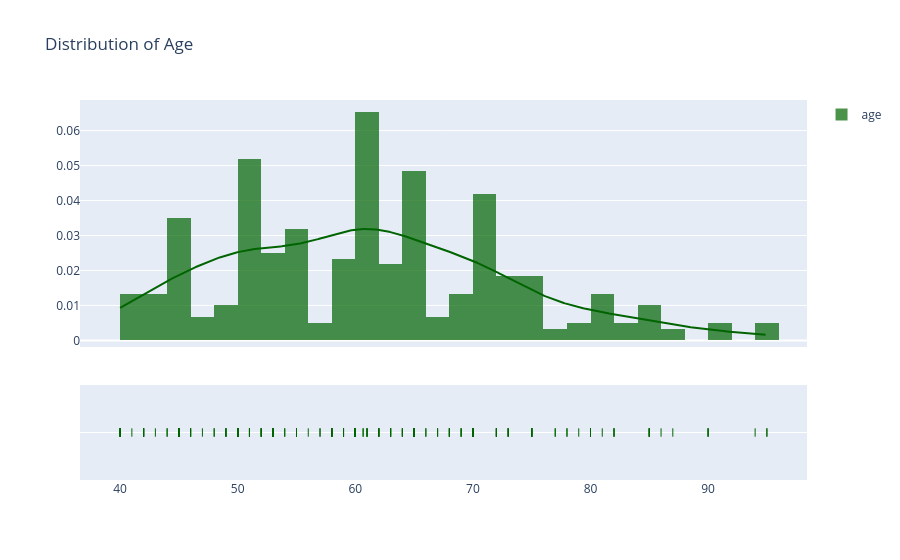

Notebook cell for this chart:
### Markdown cell above
#### Distribution of Age

### Code cell
hist_data = [heart_faliure_data["age"].values]
group_labels = ['age']

utils.constructDistPlot(hist_data = hist_data, 
                        group_labels = group_labels, 
                        title_text = "Distribution of Age",
                        bin_size = [2, 2],
                        colors = ['rgb(0, 100, 0)'],
                        export_to_png = False)

### Figure 1 — Plotly figure (JSON) as saved in the notebook; plotly's stock layout.template omitted (floating-point values rounded to 4 significant figures; data arrays with more than 128 entries replaced by an {"elided": "..."} marker saying what was removed)
{"data": [{"autobinx": false, "histnorm": "probability density", "legendgroup": "age", "marker": {"color": "rgb(0, 100, 0)"}, "name": "age", "opacity": 0.7, "type": "histogram", "x": {"elided": "299 float values"}, "xaxis": "x", "xbins": {"end": 95, "size": 2, "start": 40}, "yaxis": "y"}, {"legendgroup": "age", "marker": {"color": "rgb(0, 100, 0)"}, "mode": "lines", "name": "age", "showlegend": false, "type": "scatter", "x": {"elided": "500 float values"}, "xaxis": "x", "y": {"elided": "500 float values"}, "yaxis": "y"}, {"legendgroup": "age", "marker": {"color": "rgb(0, 100, 0)", "symbol": "line-ns-open"}, "mode": "markers", "name": "age", "showlegend": false, "type": "scatter", "x": {"elided": "299 float values"}, "xaxis": "x", "y": {"elided": "299 str values"}, "yaxis": "y2"}], "layout": {"barmode": "overlay", "hovermode": "closest", "legend": {"traceorder": "reversed"}, "title": {"text": "Distribution of Age"}, "xaxis": {"anchor": "y2", "domain": [0, 1], "zeroline": false}, "yaxis": {"anchor": "free", "domain": [0.35, 1], "position": 0}, "yaxis2": {"anchor": "x", "domain": [0, 0.25], "dtick": 1, "showticklabels": false}}}
